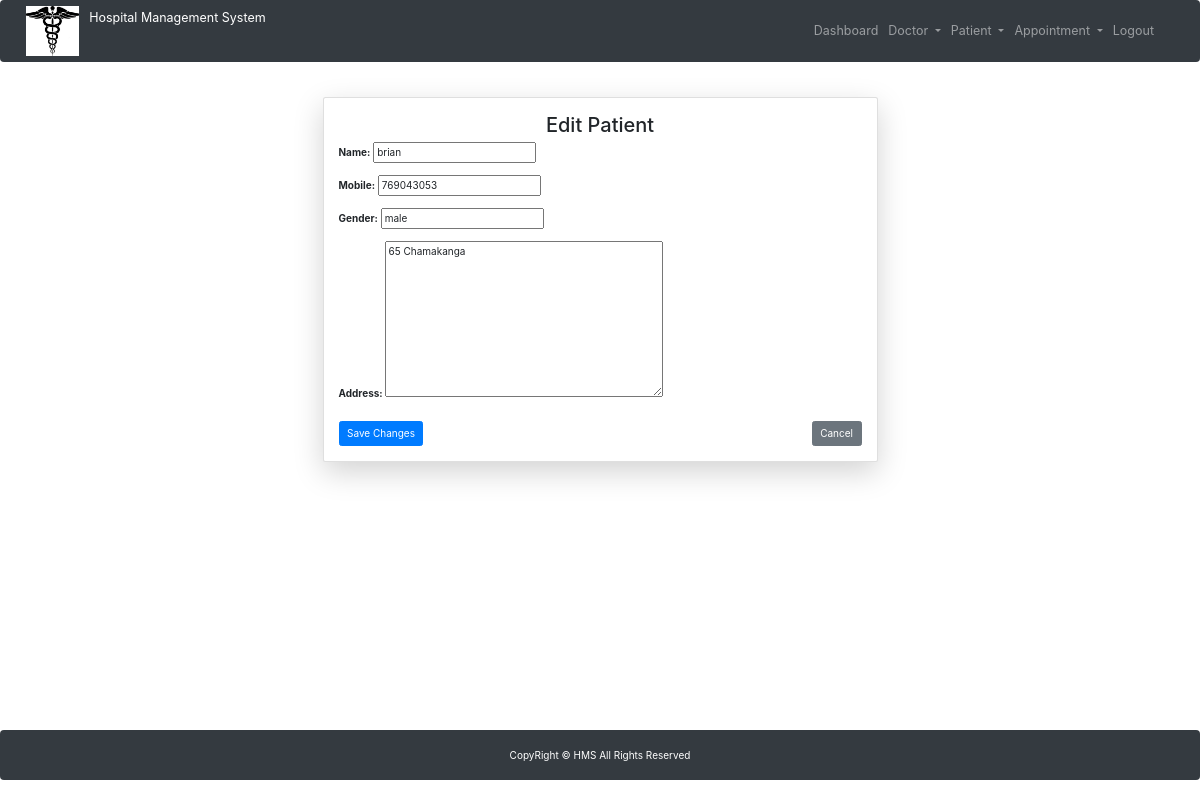
/edit-patient/8/ (signed in), run on the app's committed database.
### hospital/models.py (models this page shows)
class Patient(models.Model):
    name = models.CharField(max_length=50)
    gender = models.CharField(max_length=10)
    mobile = models.IntegerField(null=True)
    address = models.TextField()

### hospital/views.py (the view)
# urls.py: path('edit-patient/<int:pid>/', Edit_Patient, name='edit_patient'),
def Edit_Patient(request, pid):
    if not request.user.is_staff:
        return redirect('login')
    patient = get_object_or_404(Patient, id=pid)
    if request.method == 'POST':
        form = PatientForm(request.POST, instance=patient)
        if form.is_valid():
            form.save()
            messages.success(request, "Patient details updated successfully!")
            return redirect('view_patient')
    else:
        form = PatientForm(instance=patient)
    return render(request, 'edit_patient.html', {'form': form, 'patient': patient})

### hospital/forms.py
class PatientForm(forms.ModelForm):
    class Meta:
        model = Patient
        fields = ['name', 'mobile', 'gender', 'address']  # Include relevant fields

### hospital/templates/edit_patient.html (shortened to what this page needs)
<!DOCTYPE html>
<html lang="en">
<head>
    {% include 'base.html' %}
    {% include 'navigation.html' %}
</head>
<body>
{% block content %}
<div class="container mt-4 d-flex justify-content-center">
  <div class="card shadow-lg p-4 w-50">
    <h2 class="text-center">Edit Patient</h2>
    <form method="post">
      {{ form.as_p }}
      <div class="d-flex justify-content-between mt-4">
        <button type="submit" class="btn btn-primary">Save Changes</button>
        <a href="{% url 'view_patient' %}" class="btn btn-secondary">Cancel</a>
      </div>
    </form>
  </div>
</div>
{% endblock content %}
</body>
</html>
{% include 'footer.html' %}

### data on the page
Patient: name "brian", mobile "769043053", gender "male", address "65 Chamakanga"
